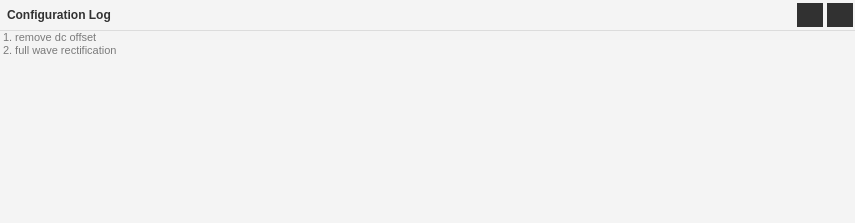
                           <widget class="QFrame" name="configuration_list">
                            <property name="sizePolicy">
                             <sizepolicy hsizetype="Preferred" vsizetype="Expanding">
                              <horstretch>0</horstretch>
                              <verstretch>3</verstretch>
                             </sizepolicy>
                            </property>
                            <property name="styleSheet">
                             <string notr="true">background-color:#f4f4f4;
border:none;</string>
                            </property>
                            <property name="frameShape">
                             <enum>QFrame::StyledPanel</enum>
                            </property>
                            <property name="frameShadow">
                             <enum>QFrame::Raised</enum>
                            </property>
                            <layout class="QVBoxLayout" name="verticalLayout_37">
                             <property name="spacing">
                              <number>0</number>
                             </property>
                             <property name="leftMargin">
                              <number>0</number>
                             </property>
                             <property name="topMargin">
                              <number>0</number>
                             </property>
                             <property name="rightMargin">
                              <number>0</number>
                             </property>
                             <property name="bottomMargin">
                              <number>0</number>
                             </property>
                             <item>
                              <widget class="QFrame" name="list_title">
                               <property name="sizePolicy">
                                <sizepolicy hsizetype="Preferred" vsizetype="Expanding">
                                 <horstretch>0</horstretch>
                                 <verstretch>1</verstretch>
                                </sizepolicy>
                               </property>
                               <property name="styleSheet">
                                <string notr="true">border-bottom:1px solid rgba(0,0,0,0.1)</string>
                               </property>
                               <property name="frameShape">
                                <enum>QFrame::StyledPanel</enum>
                               </property>
                               <property name="frameShadow">
                                <enum>QFrame::Raised</enum>
                               </property>
                               <layout class="QHBoxLayout" name="horizontalLayout_23">
                                <property name="spacing">
                                 <number>0</number>
                                </property>
                                <property name="leftMargin">
                                 <number>0</number>
                                </property>
                                <property name="topMargin">
                                 <number>0</number>
                                </property>
                                <property name="rightMargin">
                                 <number>0</number>
                                </property>
                                <property name="bottomMargin">
                                 <number>0</number>
                                </property>
                                <item>
                                 <widget class="QLabel" name="label_10">
                                  <property name="styleSheet">
                                   <string notr="true">font-weight: bold;
font-size:12px;
color: rgba(0,0,0,0.8);
margin-left: 4px;
border: none;</string>
                                  </property>
                                  <property name="text">
                                   <string>Configuration Log</string>
                                  </property>
                                 </widget>
                                </item>
                                <item>
                                 <spacer name="horizontalSpacer_5">
                                  <property name="orientation">
                                   <enum>Qt::Horizontal</enum>
                                  </property>
                                  <property name="sizeHint" stdset="0">
                                   <size>
                                    <width>680</width>
                                    <height>20</height>
                                   </size>
                                  </property>
                                 </spacer>
                                </item>
                                <item>
                                 <widget class="QFrame" name="frame">
                                  <property name="styleSheet">
                                   <string notr="true">border: none;
</string>
                                  </property>
                                  <property name="frameShape">
                                   <enum>QFrame::StyledPanel</enum>
                                  </property>
                                  <property name="frameShadow">
                                   <enum>QFrame::Raised</enum>
                                  </property>
                                  <layout class="QHBoxLayout" name="horizontalLayout_17">
                                   <property name="spacing">
                                    <number>0</number>
                                   </property>
                                   <property name="leftMargin">
                                    <number>0</number>
                                   </property>
                                   <property name="topMargin">
                                    <number>0</number>
                                   </property>
                                   <property name="rightMargin">
                                    <number>0</number>
                                   </property>
                                   <property name="bottomMargin">
                                    <number>0</number>
                                   </property>
                                   <item>
                                    <widget class="QPushButton" name="pushButton_14">
                                     <property name="minimumSize">
                                      <size>
                                       <width>30</width>
                                       <height>30</height>
                                      </size>
                                     </property>
                                     <property name="maximumSize">
                                      <size>
                                       <width>30</width>
                                       <height>30</height>
                                      </size>
                                     </property>
                                     <property name="cursor">
                                      <cursorShape>PointingHandCursor</cursorShape>
                                     </property>
                                     <property name="styleSheet">
                                      <string notr="true">background-color:rgba(0,0,0,0.8);
margin:3px 2px;</string>
                                     </property>
                                     <property name="text">
                                      <string/>
                                     </property>
                                     <property name="icon">
                                      <iconset resource="resources.qrc">
                                       <normaloff>:/icons/images/icons/cil-minus.png</normaloff>:/icons/images/icons/cil-minus.png</iconset>
                                     </property>
                                    </widget>
                                   </item>
                                   <item>
                                    <widget class="QPushButton" name="pushButton_13">
                                     <property name="minimumSize">
                                      <size>
                                       <width>30</width>
                                       <height>30</height>
                                      </size>
                                     </property>
                                     <property name="maximumSize">
                                      <size>
                                       <width>30</width>
                                       <height>30</height>
                                      </size>
                                     </property>
                                     <property name="cursor">
                                      <cursorShape>PointingHandCursor</cursorShape>
                                     </property>
                                     <property name="styleSheet">
                                      <string notr="true">background-color:rgba(0,0,0,0.8);
margin:3px 2px;
</string>
                                     </property>
                                     <property name="text">
                                      <string/>
                                     </property>
                                     <property name="icon">
                                      <iconset resource="resources.qrc">
                                       <normaloff>:/icons/images/icons/cil-plus.png</normaloff>:/icons/images/icons/cil-plus.png</iconset>
                                     </property>
                                    </widget>
                                   </item>
                                  </layout>
                                 </widget>
                                </item>
                               </layout>
                              </widget>
                             </item>
                             <item>
                              <widget class="QFrame" name="list_body">
                               <property name="sizePolicy">
                                <sizepolicy hsizetype="Preferred" vsizetype="Expanding">
                                 <horstretch>0</horstretch>
                                 <verstretch>9</verstretch>
                                </sizepolicy>
                               </property>
                               <property name="frameShape">
                                <enum>QFrame::StyledPanel</enum>
                               </property>
                               <property name="frameShadow">
                                <enum>QFrame::Raised</enum>
                               </property>
                               <layout class="QVBoxLayout" name="verticalLayout_38">
                                <property name="spacing">
                                 <number>0</number>
                                </property>
                                <property name="leftMargin">
                                 <number>0</number>
                                </property>
                                <property name="topMargin">
                                 <number>0</number>
                                </property>
                                <property name="rightMargin">
                                 <number>0</number>
                                </property>
                                <property name="bottomMargin">
                                 <number>0</number>
                                </property>
                                <item>
                                 <widget class="QListWidget" name="listWidget">
                                  <property name="styleSheet">
                                   <string notr="true">font-size:11px;
color:rgba(0,0,0,0.5);
</string>
                                  </property>
                                  <property name="dragEnabled">
                                   <bool>true</bool>
                                  </property>
                                  <property name="dragDropMode">
                                   <enum>QAbstractItemView::InternalMove</enum>
                                  </property>
                                  <item>
                                   <property name="text">
                                    <string>1. remove dc offset</string>
                                   </property>
                                  </item>
                                  <item>
                                   <property name="text">
                                    <string>2. full wave rectification</string>
                                   </property>
                                  </item>
                                 </widget>
                                </item>
                               </layout>
                              </widget>
                             </item>
                            </layout>
                           </widget>
